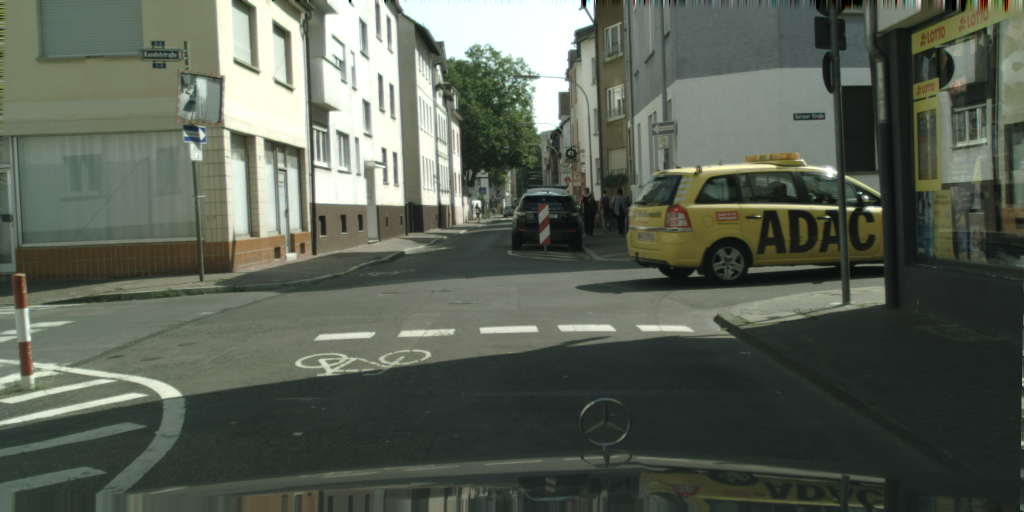
#> input picture pynq_dpu/notebooks/img/segm/frankfurt_000000_000294_leftImg8bit.png, 2048 x 1024 px (shown at 1/2 size); its folder holds only this picture in this run
$ jupyter execute --allow-errors dpu_enet_cityscapes.ipynb   (shell and % lines are left out)
#> lines starting #> are read from the running program, lines starting #| are printed output that depends on the picture
# DPU example: ENet
----

## Aim/s
* This notebooks shows an example of DPU applications. The application,as well as the DPU IP, is pulled from the official
[Vitis AI Github Repository](https://github.com/Xilinx/Vitis-AI).
* Description: ENet for segmentation on Cityscapes.
* Input size: 512*1024
* Task: Segmentation

## References
* [Vitis AI Github Repository](https://www.xilinx.com/products/design-tools/vitis/vitis-ai.html).

## Last revised
* Apr 20, 2023
    * Initial revision

----

## 1. Prepare the overlay
We will download the overlay onto the board.

[cell 1]
from pynq_dpu import DpuOverlay
#> (the rest of this cell did not finish here and is left out)

## 2. Utility functions

In this section, we will prepare a few functions for later use.

[cell 2]
import os
import time
import numpy as np
import cv2
from PIL import Image
import matplotlib.pyplot as plt

The `load_model()` method will automatically prepare the `graph`
which is used by VART.

**Note** For the KV260 board you may see TLS memory allocation errors if cv2 gets loaded before loading the vitis libraries in the Jupyter Lab environment. Make sure to load cv2 first in these cases.

#> (a cell that did not finish here is left out)

Let's first define a few useful preprocessing functions.

[cell 4]
pallete = [128, 64, 128, 244, 35, 232, 70, 70, 70, 102, 102, 156, 190, 153, 153, 153, 153, 153, 250, 170, 30,
           220, 220, 0, 107, 142, 35, 152, 251, 152, 70, 130, 180, 220, 20, 60, 255, 0, 0, 0, 0, 142, 0, 0, 70,
           0, 60, 100, 0, 80, 100, 0, 0, 230, 119, 11, 32 ]

MEANS = [.485, .456, .406]
STDS = [.229, .224, .225]

def preprocess_fn(image):
    image = image.astype(np.float32)
    image =  image / 255.0
    for j in range(3):
        image[:, :, j] -= MEANS[j]
    for j in range(3):
        image[:, :, j] /= STDS[j]
    return image

Keep in mind that our original images are 2048x1024 so we need to preprocess them
later to make sure it fits our model, which takes 1024x512 input.

[cell 5]
image_folder = 'img/segm'
original_images = [i for i in os.listdir(image_folder) if i.endswith('png')]
total_images = len(original_images)

## 3. Use VART
Now we should be able to use VART to do image segmentation.

#> (a cell that did not finish here is left out)

#> (a cell that did not finish here is left out)

We can define a few buffers to store input and output data. They will be reused
during multiple runs.

#> (a cell that did not finish here is left out)

Remember that we have a list of `original_images`.
We can now define a new function `run()` which takes the image index as
the input, then decode and post-process the output as the detection result.
With the argument `display` set to `True`, the original image as well as the
detected objects and their labels can be rendered.

It is obvious that the range of `image_index` should be [0, `total_images`-1].

[cell 9]
def run(image_index, display=False):
    # Read input image
    input_image = cv2.imread(os.path.join(image_folder, original_images[image_index]))

    # Pre-processing
    resized = cv2.resize(input_image,(1024,512))
    preprocessed = preprocess_fn(resized)

    # Fetch data to DPU and trigger it
    image[0,...] = preprocessed.reshape(shapeIn[1:])
    job_id = dpu.execute_async(input_data, output_data)
    dpu.wait(job_id)

    # Retrieve output data
    classMap_numpy = np.argmax(output_data[0][0], axis=-1).astype(np.uint8)
    classMap_numpy = Image.fromarray(classMap_numpy)
    classMap_numpy_color = classMap_numpy.copy()
    classMap_numpy_color.putpalette(pallete)
    if display:
        _, ax = plt.subplots(1)
        _ = ax.imshow(classMap_numpy_color)

#> (a cell that did not finish here is left out)

#> in run, input_image is the input picture: shape (1024, 2048, 3); mean B, G, R 84.5, 96.1, 89.4
#> in run, `resized = cv2.resize(input_image,(1024,512))`:
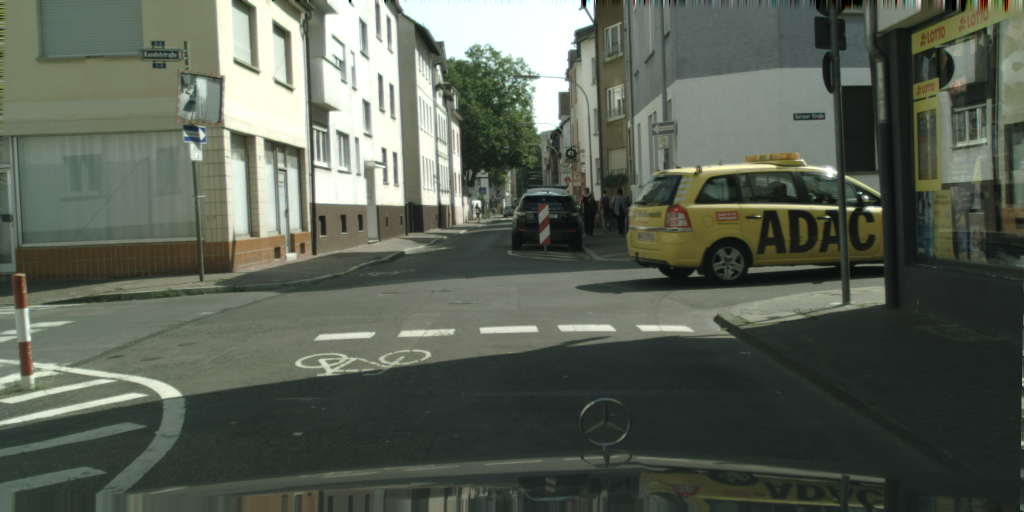
#> resized: shape (512, 1024, 3); mean B, G, R 84.6, 96.2, 89.6
#> after the loop in preprocess_fn, `for j in range(3):`:
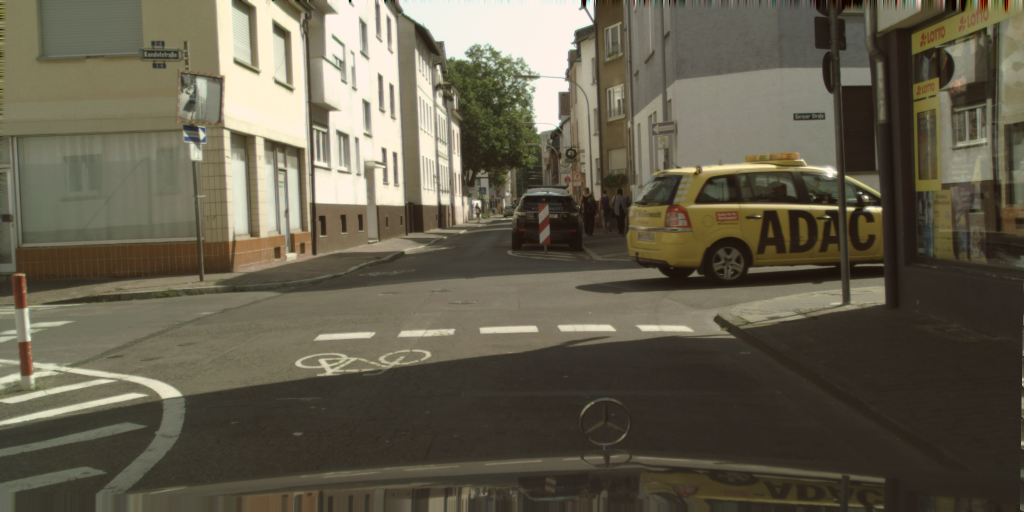
#> image: shape (512, 1024, 3) float32; mean of channels 0, 1, 2 -0.669, -0.352, -0.243; drawn with min black and max white

We can also run it for multiple images as shown below. In this example
we have only used 1 thread; in principle, users should be able to boost
the performance by employing more threads.

[cell 11]
time1 = time.time()
#> (the rest of this cell did not finish here and is left out)

$ run again, on pynq_dpu/notebooks/img/segm/frankfurt_000000_000576_leftImg8bit.png
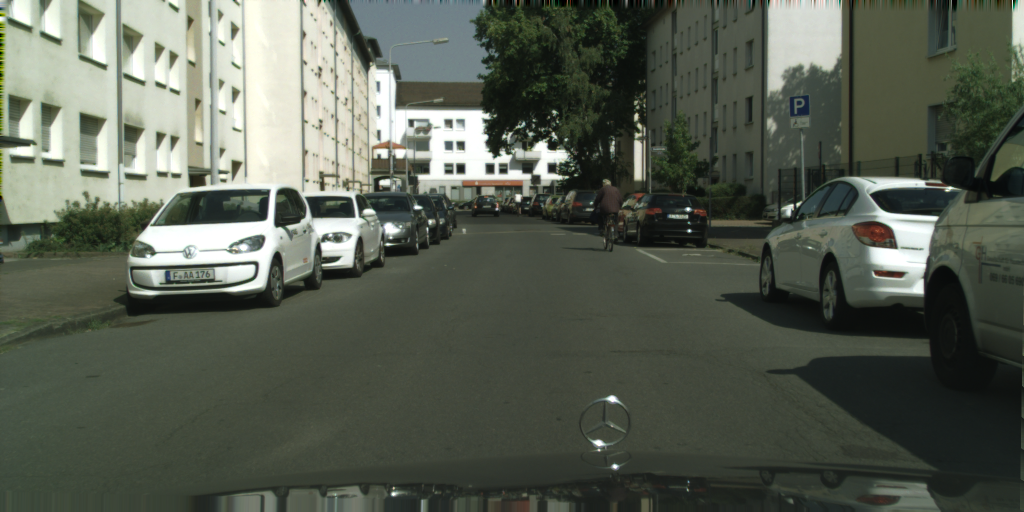
#> input picture pynq_dpu/notebooks/img/segm/frankfurt_000000_000576_leftImg8bit.png, 2048 x 1024 px (shown at 1/2 size)
#> in run, input_image is the input picture: shape (1024, 2048, 3); mean B, G, R 81.9, 94, 87.5
#> in run, `resized = cv2.resize(input_image,(1024,512))`:
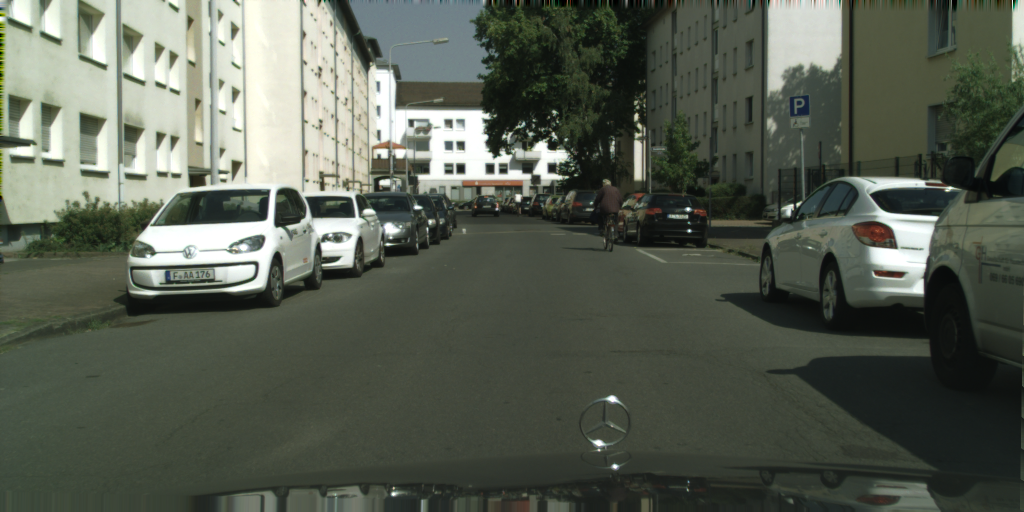
#> resized: shape (512, 1024, 3); mean B, G, R 82, 94.1, 87.7
